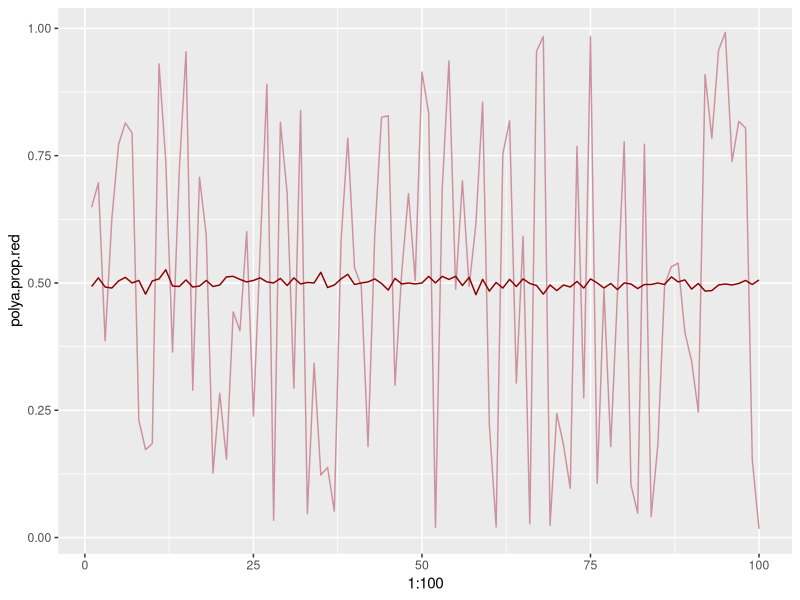
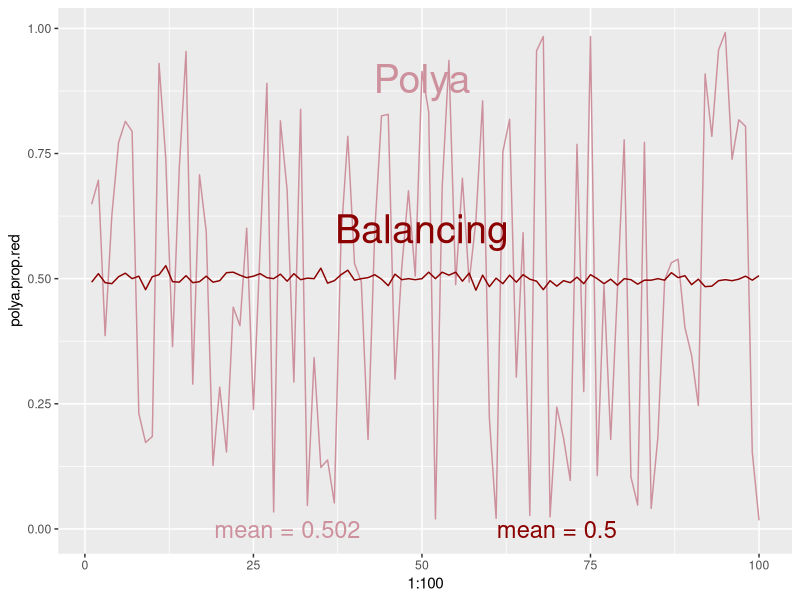

Generate these figures, in order, with R:
#=================================================================#
#====== MONTE CARLO SIMULATION: POLYA & BALANCING PROCESSES ======#
#=================================================================#

# Author: Jonah Gabry (jsg2201@columbia.edu)
# Written using R version 3.1.1 on Mac OS X 10.9.3
# Last Edited: 07/19/2014




# In the Polya process any proportion of reds is equally likely
# In the Balancing process the long-run proportion of reds is 1/2

# They both have an _expected_ proportion of heads of 1/2 


# POLYA PROCESS -----------------------------------------------------------
polya <- function(draws){
  red <- c(TRUE, FALSE)
  i = 1
  while(i <= draws){
    draw <- sample(red, 1)
    if(draw == TRUE) {
      red <- c(red, TRUE)
    }
    else {
      red <- c(red, FALSE)
    }
    i = i + 1
  }
  red
}


# BALANCING PROCESS -------------------------------------------------------
balancing <- function(draws){
  red <- c(TRUE, FALSE)
  i = 1
  while(i <= draws){
    draw <- sample(red, 1)
    if(draw == TRUE) {
      red <- c(red, FALSE)
    }
    else {
      red <- c(red, TRUE)
    }
    i = i + 1
  }
  red
}



# SIMULATIONS -------------------------------------------------------------

# set number of draws
N <- 10^3

# simulations
polya.dat <- replicate(100, polya(10^3))
balancing.dat <- replicate(100, balancing(10^3))
polya.prop.red <- apply(X = polya.dat, MARGIN = 2, FUN = mean)
balancing.prop.red <- apply(X = balancing.dat, MARGIN = 2, FUN = mean)

mean(polya.prop.red)
mean(balancing.prop.red)

# plots
library(ggplot2)
g <- ggplot(NULL, aes(x = 1:100, y = polya.prop.red)) + labs(list(x = "Simulation", y = "Proportion"))
g <- g + geom_line(color = "pink3") + geom_line(aes(y = balancing.prop.red), color = "darkred")
g

line.labs <-   annotate("text", label = c("Polya", "Balancing"), 
                   x = 50, y = c(0.9, 0.6), size = 10, 
                   colour = c("pink3", "darkred"))

mean.labs1 <- paste("mean =", round(mean(polya.prop.red), 3))
mean.labs2 <- paste("mean =",round(mean(balancing.prop.red), 3))
mean.labs <- annotate("text", label = c(mean.labs1, mean.labs2), color = c("pink3", "darkred"),
                      x = c(30, 70), y = 0.0, size = 6)

g + line.labs + mean.labs
  